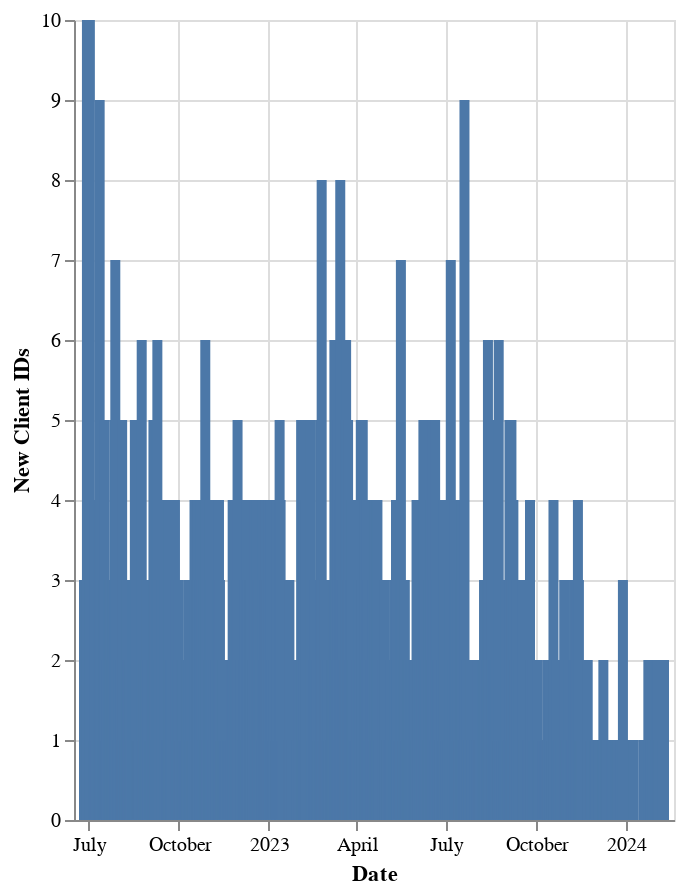

Notebook source saved alongside this figure:
### Code cell
# | output: true

new_clients["first_deal_at_date"] = pd.to_datetime(new_clients["first_deal_at_date"])
new_clients["new_clients"] = new_clients["new_clients"].astype(int)

alt.Chart(new_clients).mark_bar().encode(
    x=alt.X("first_deal_at_date:T", title="Date"),
    y=alt.Y("new_clients:Q", title="New Client IDs"),
    tooltip=[
        alt.Tooltip("first_deal_at_date:T", title="Date"),
        alt.Tooltip("new_clients:Q", title="New Client IDs"),
    ],
).properties(
    width="container",
    height=400,
)

### Figure 1 — Vega-Lite specification as saved in the notebook (floating-point values rounded to 4 significant figures; data arrays with more than 128 entries replaced by an {"elided": "..."} marker saying what was removed)
{"usermeta": {"embedOptions": {"theme": "powerbi"}}, "config": {"view": {"continuousWidth": 300, "continuousHeight": 300}}, "data": {"name": "data-9dc2e15ac17f60bc5b3b706636f18002"}, "mark": {"type": "bar"}, "encoding": {"tooltip": [{"field": "first_deal_at_date", "title": "Date", "type": "temporal"}, {"field": "new_clients", "title": "New Client IDs", "type": "quantitative"}], "x": {"field": "first_deal_at_date", "title": "Date", "type": "temporal"}, "y": {"field": "new_clients", "title": "New Client IDs", "type": "quantitative"}}, "height": 400, "width": "container", "$schema": "https://vega.github.io/schema/vega-lite/v5.16.3.json", "datasets": {"data-9dc2e15ac17f60bc5b3b706636f18002": {"elided": "441 records"}}}
